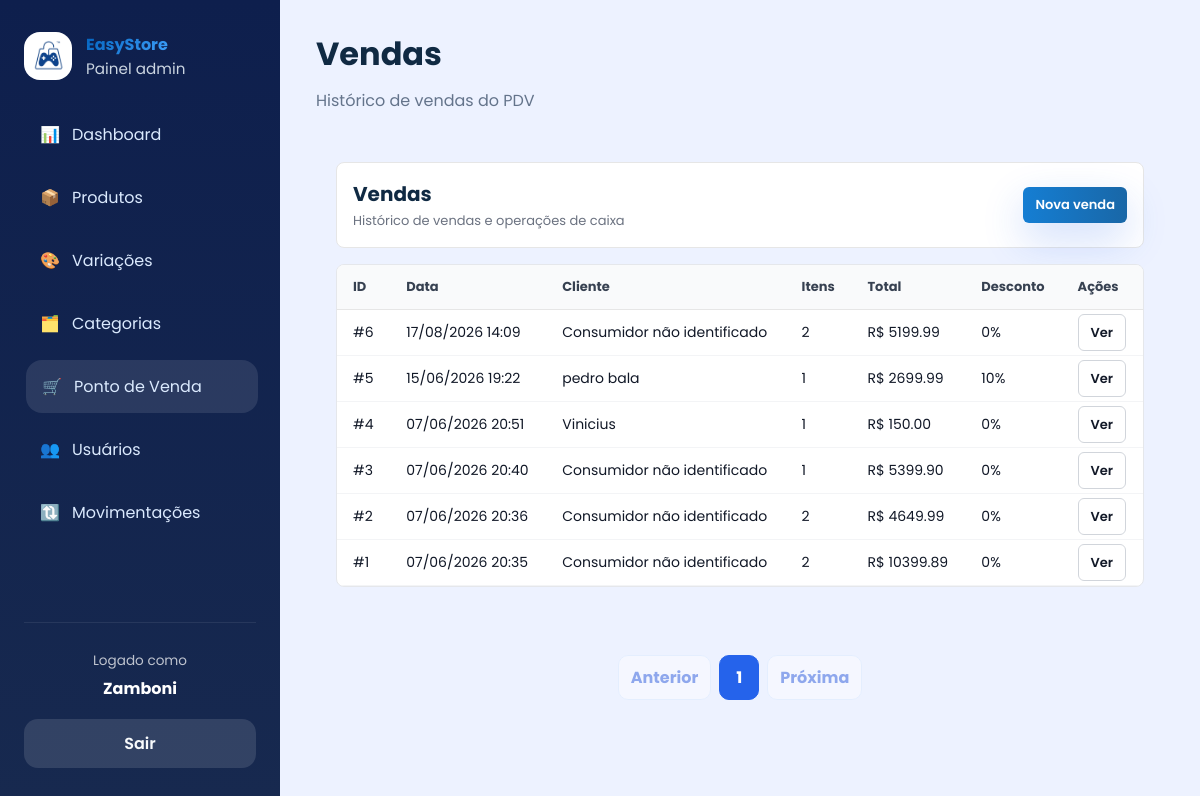
Before: /pdv/historico (signed in) with the older database file.
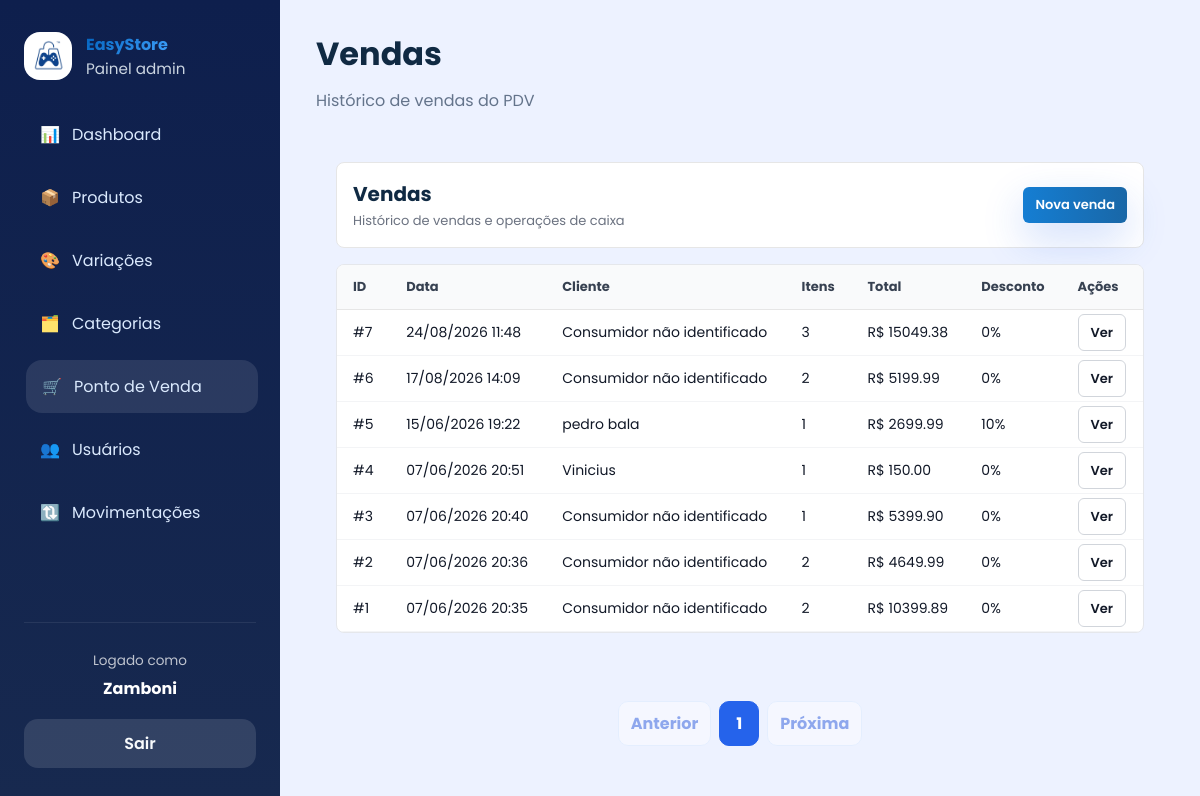
After: the same page with the newer database file.
### app/models/venda.py (models this page shows, shortened)
class Venda(Base):
    __tablename__ = "vendas"
    id         = Column(Integer, primary_key=True, index=True)
    cliente_id = Column(
        Integer,
        ForeignKey("clientes.id", ondelete="SET NULL"),
        nullable=True
    )
    usuario_id = Column(
        Integer,
        ForeignKey("usuarios.id", ondelete="SET NULL"),
        nullable=True
    )
    desconto_percentual = Column(Float, nullable=False, default=0.0)
    total_bruto  = Column(Float, nullable=False, default=0.0)
    total_liquido = Column(Float, nullable=False, default=0.0)
    observacao = Column(String(255), nullable=True)
    criado_em = Column(DateTime, server_default=func.now())
    cliente = relationship("Cliente", back_populates="vendas")
    usuario = relationship("Usuario", backref="vendas")
    itens   = relationship(
        "ItemVenda",
        back_populates="venda",
        cascade="all, delete-orphan"  # deleta itens se a venda for deletada
    )

### app/models/cliente.py (models this page shows)
class Cliente(Base):
    __tablename__ = "clientes"
    id         = Column(Integer, primary_key=True, index=True)
    nome       = Column(String(150), nullable=False, index=True)
    email      = Column(String(167), nullable=True, unique=True, index=True)
    telefone   = Column(String(20), nullable=True)
    usuario_id = Column(
        Integer,
        ForeignKey("usuarios.id", ondelete="SET NULL"),
        nullable=True,
        unique=True,
    )
    is_associado = Column(Boolean, default=False, nullable=False)
    ativo      = Column(Boolean, default=True)
    criado_em  = Column(DateTime, server_default=func.now())
    usuario = relationship("Usuario", back_populates="cliente_perfil")
    vendas  = relationship("Venda", back_populates="cliente", lazy="select")

### app/controllers/pdv_controller.py (the view)
@router.get("/historico")
def historico_vendas(
    request: Request,
    pagina: int = 1,
    por_pagina: int = 10,
    db: Session = Depends(get_db),
    usuario = Depends(get_admin)
):
    query = db.query(Venda).order_by(Venda.criado_em.desc())
    total_vendas = query.count()
    por_pagina = min(max(por_pagina, 1), 10)
    total_paginas = math.ceil(total_vendas / por_pagina) if total_vendas else 1
    pagina = min(max(pagina, 1), total_paginas)
    vendas = query.offset((pagina - 1) * por_pagina).limit(por_pagina).all()
    return templates.TemplateResponse(
        request,
        "admin/vendas.html",
        {
            "request": request,
            "usuario": usuario,
            "vendas": vendas,
            "pagina": pagina,
            "por_pagina": por_pagina,
            "total_paginas": total_paginas,
            "total_vendas": total_vendas,
            "page_title": "Vendas",
            "page_subtitle": "Histórico de vendas do PDV",
            "css_path": "css/vendas.css",
            "active": "pos",
        }
    )

### app/templates/admin/vendas.html
{% extends "admin/base.html" %}
{% set css_path = 'css/vendas.css' %}
{% set active = active or 'pos' %}
{% block content %}
<div class="vendas-container">
  <div class="vendas-header">
    <div>
      <h2>Vendas</h2>
      <p class="subtitle">Histórico de vendas e operações de caixa</p>
    </div>
    <div class="vendas-actions">
      {% set role = usuario.role if usuario is not mapping else usuario.get('role') if usuario else None %}
      {% if role == 'admin' %}
      <a href="/admin/pos" style="background: linear-gradient(90deg,#157ED3,#1967A7);" class="btn-small btn-primary">Nova venda</a>
      {% elif role == 'operador' %}
      <a href="/pdv" style="background: linear-gradient(90deg,#157ED3,#1967A7);" class="btn-small btn-primary">Nova venda</a>
      {% endif %}
    </div>
  </div>
  <div class="vendas-body">
    <table class="vendas-table">
      <thead>
        <tr>
          <th>ID</th>
          <th>Data</th>
          <th>Cliente</th>
          <th>Itens</th>
          <th>Total</th>
          <th>Desconto</th>
          <th>Ações</th>
        </tr>
      </thead>
      <tbody>
        {% for venda in vendas %}
        <tr>
          <td>#{{ venda.id }}</td>
          <td>{{ venda.criado_em.strftime('%d/%m/%Y %H:%M') if venda.criado_em else '-' }}</td>
          <td>{{ venda.cliente.nome if venda.cliente else 'Consumidor não identificado' }}</td>
          <td>{{ venda.itens|length }}</td>
          <td>R$ {{ "%.2f"|format(venda.total_liquido) }}</td>
          <td>{{ "%.0f"|format(venda.desconto_percentual) }}%</td>
          <td><a href="/pdv/venda/{{ venda.id }}" class="btn-small">Ver</a></td>
        </tr>
        {% else %}
        <tr class="empty-row">
          <td colspan="7">Nenhuma venda encontrada</td>
        </tr>
        {% endfor %}
      </tbody>
    </table>
  </div>
</div>
<nav class="pagination" aria-label="Paginação de vendas">
  <a class="pagination-link {% if pagina == 1 %}disabled{% endif %}" href="/pdv/historico?por_pagina={{ por_pagina }}&pagina={{ pagina - 1 }}">Anterior</a>
  {% for numero in range(1, total_paginas + 1) %}
  <a class="pagination-link {% if numero == pagina %}active{% endif %}" href="/pdv/historico?por_pagina={{ por_pagina }}&pagina={{ numero }}">{{ numero }}</a>
  {% endfor %}
  <a class="pagination-link {% if pagina == total_paginas %}disabled{% endif %}" href="/pdv/historico?por_pagina={{ por_pagina }}&pagina={{ pagina + 1 }}">Próxima</a>
</nav>
{% endblock %}

Changed rows visible on the page:
added Venda: id "7", criado_em "24/08/2026 11:48", cliente "Consumidor não identificado", itens|length "3", total_liquido "15049.38", desconto_percentual "0"
